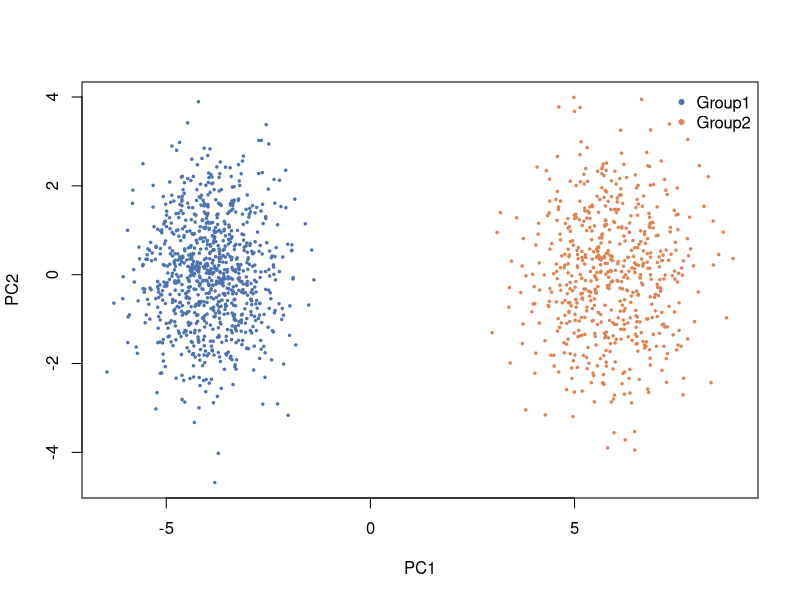
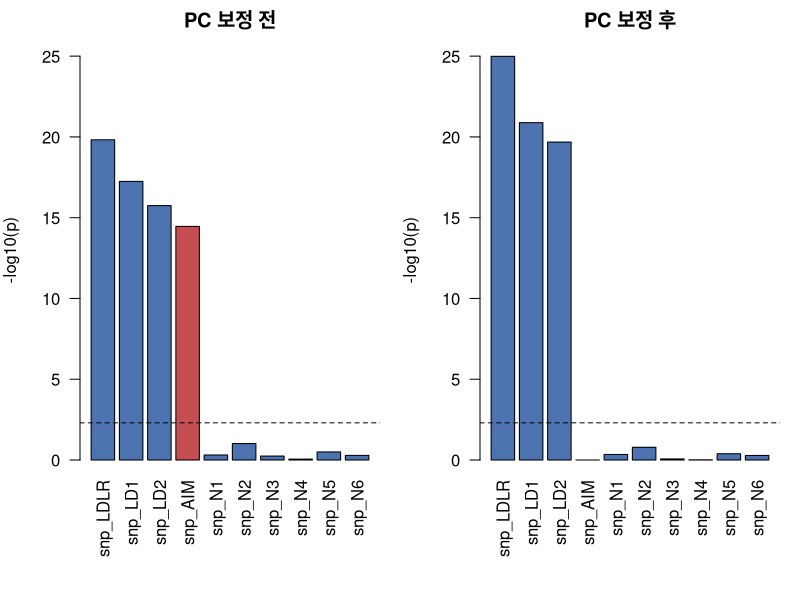
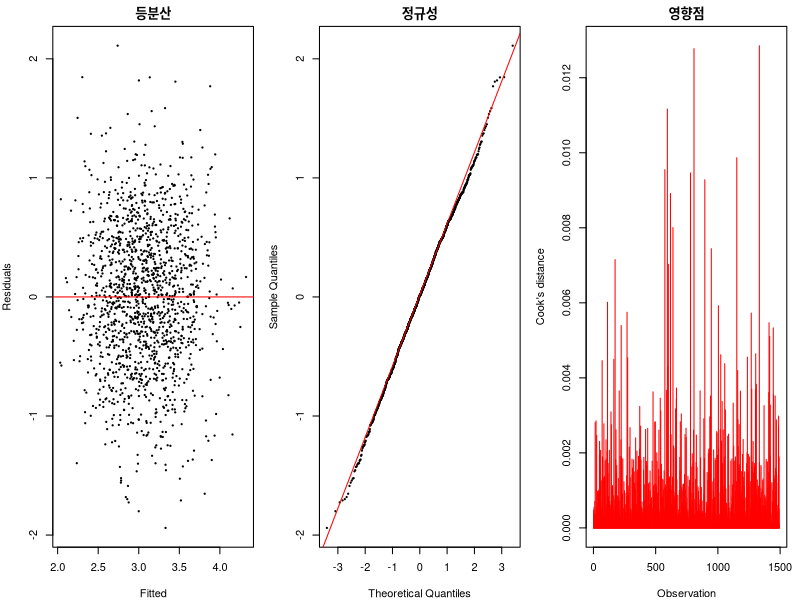
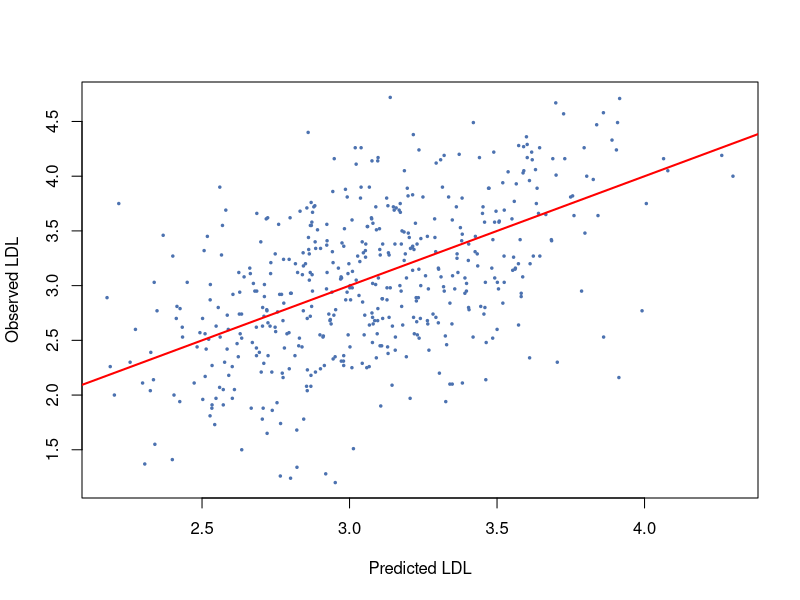

The R source for these figures, in order:
## ---- chunk 1
#| label: setup
#| include: false
gw <- read.csv("data/gwas_cohort.csv")
gw$pop <- factor(gw$pop)
gwc <- subset(gw, fh_carrier == 0)
## ---- chunk 2
#| label: load
gw <- read.csv("data/gwas_cohort.csv")
gw$pop <- factor(gw$pop)
gwc <- subset(gw, fh_carrier == 0)       # 3-III에서 제외한 FH 보인자
table(gwc$pop)
## ---- chunk 3
#| label: eda-maf
## 집단별 대립유전자 빈도 (MAF)
snps <- c("snp_LDLR", "snp_LD1", "snp_LD2", "snp_AIM",
          paste0("snp_N", 1:6))
maf <- sapply(snps, function(s) tapply(gwc[[s]], gwc$pop, mean) / 2)
round(maf, 3)
## ---- chunk 4
#| label: eda-ldl
## 집단별 형질 평균
round(tapply(gwc$ldl, gwc$pop, mean), 3)
## ---- chunk 5
#| label: eda-pc
#| fig-cap: "주성분으로 본 집단 구조 — 조상정보 마커 200개의 PC1, PC2"
plot(gwc$PC1, gwc$PC2, col = c("#4c72b0", "#dd8452")[gwc$pop],
     pch = 20, cex = 0.5, xlab = "PC1", ylab = "PC2")
legend("topright", legend = levels(gwc$pop), bty = "n",
       col = c("#4c72b0", "#dd8452"), pch = 20)
## ---- chunk 6
#| label: pc1-pop
## PC1이 집단 라벨을 얼마나 잘 대신하는가
round(tapply(gwc$PC1, gwc$pop, mean), 3)
summary(lm(PC1 ~ pop, data = gwc))$r.squared
## ---- chunk 7
#| label: aim-marginal
## (a) marginal — SNP 하나만
summary(lm(ldl ~ snp_AIM, data = gwc))$coef
## ---- chunk 8
#| label: aim-cov
## (b) 임상 공변량만 보정
summary(lm(ldl ~ snp_AIM + age + sex + bmi, data = gwc))$coef
## ---- chunk 9
#| label: aim-pc
## (c) 주성분까지 보정
m_aim <- lm(ldl ~ snp_AIM + age + sex + bmi + PC1 + PC2 + PC3 + PC4,
            data = gwc)
summary(m_aim)$coef
## ---- chunk 10
#| label: aim-pop
## (d) 참고 — 집단 라벨을 직접 넣으면
summary(lm(ldl ~ snp_AIM + age + sex + bmi + pop, data = gwc))$coef
## ---- chunk 11
#| label: ldlr-pc
## 참으로 인과인 SNP는 보정해도 살아남는다
co1 <- summary(lm(ldl ~ snp_LDLR + age + sex + bmi,
                  data = gwc))$coef["snp_LDLR", ]
co2 <- summary(lm(ldl ~ snp_LDLR + age + sex + bmi +
                    PC1 + PC2 + PC3 + PC4,
                  data = gwc))$coef["snp_LDLR", ]
round(rbind(`PC 보정 전` = co1, `PC 보정 후` = co2), 5)
## ---- chunk 12
#| label: scan
## SNP 10개를 하나씩 검정 (GWAS의 기본 형태)
scan1 <- function(s, extra = "") {
  f <- as.formula(paste("ldl ~", s, "+ age + sex + bmi", extra))
  summary(lm(f, data = gwc))$coef[s, c(1, 4)]
}
before <- t(sapply(snps, scan1))
after  <- t(sapply(snps, scan1, extra = "+ PC1 + PC2 + PC3 + PC4"))
res <- data.frame(
  beta_before = round(before[, 1], 4), p_before = before[, 2],
  beta_after  = round(after[, 1], 4),  p_after  = after[, 2])
res$rank_before <- rank(res$p_before)
res$rank_after  <- rank(res$p_after)
res[order(res$p_before), ]
## ---- chunk 13
#| label: manhattan
#| fig-cap: "보정 전후 p-value — GWAS의 Manhattan plot에 해당"
#| fig-width: 8
#| fig-height: 4
op <- par(mfrow = c(1, 2), mar = c(7, 4, 2, 1))
for (k in c("p_before", "p_after")) {
  bp <- barplot(-log10(res[[k]]), names.arg = rownames(res),
                las = 2, ylim = c(0, 26), ylab = "-log10(p)",
                main = ifelse(k == "p_before", "PC 보정 전", "PC 보정 후"),
                col = ifelse(rownames(res) == "snp_AIM",
                             "#c44e52", "#4c72b0"))
  abline(h = -log10(0.05 / 10), lty = 2)   # Bonferroni
}
par(op)
## ---- chunk 14
#| label: rank-indiv
## 이번에는 FH 보인자를 포함한 전체 코호트로 (보인자를 모른다고 가정)
mfit <- lm(ldl ~ snp_LDLR + age + sex + bmi + PC1, data = gw)
r <- rstandard(mfit)
o <- order(r, decreasing = TRUE)[1:10]
data.frame(iid = gw$iid[o], ldl = gw$ldl[o],
           rstd = round(r[o], 2), fh = gw$fh_carrier[o],
           row.names = NULL)
## ---- chunk 15
#| label: rank-raw
## 비교 — 보정 없이 LDL 원값으로만 줄 세우면
o2 <- order(gw$ldl, decreasing = TRUE)[1:10]
data.frame(iid = gw$iid[o2], ldl = gw$ldl[o2],
           fh = gw$fh_carrier[o2], row.names = NULL)
## ---- chunk 16
#| label: fit-assess
#| fig-cap: "PC 보정 모형의 진단 플롯"
#| fig-width: 9
#| fig-height: 3.5
m_final <- lm(ldl ~ snp_LDLR + age + sex + bmi +
                PC1 + PC2 + PC3 + PC4, data = gwc)
op <- par(mfrow = c(1, 3), mar = c(4, 4, 2, 1))
plot(fitted(m_final), residuals(m_final), pch = 20, cex = 0.4,
     xlab = "Fitted", ylab = "Residuals", main = "등분산")
abline(h = 0, col = "red")
qqnorm(residuals(m_final), pch = 20, cex = 0.4, main = "정규성")
qqline(residuals(m_final), col = "red")
plot(cooks.distance(m_final), type = "h", col = "red",
     ylab = "Cook's distance", xlab = "Observation",
     main = "영향점")
par(op)
## ---- chunk 17
#| label: fit-summary
summary(m_final)$coef
c(sigma = summary(m_final)$sigma,
  R2 = summary(m_final)$r.squared,
  adjR2 = summary(m_final)$adj.r.squared)
## ---- chunk 18
#| label: factor-fit
gwc$geno <- factor(gwc$snp_LDLR, levels = 0:2,
                   labels = c("AA", "AB", "BB"))
table(gwc$geno)

m_geno <- lm(ldl ~ geno + age + sex + bmi + PC1, data = gwc)
summary(m_geno)$coef
## ---- chunk 19
#| label: additive-fit
m_add <- lm(ldl ~ snp_LDLR + age + sex + bmi + PC1, data = gwc)
summary(m_add)$coef["snp_LDLR", ]
## ---- chunk 20
#| label: additivity-test
anova(m_add, m_geno)
## ---- chunk 21
#| label: dummy-by-hand
d_AB <- as.integer(gwc$geno == "AB")
d_BB <- as.integer(gwc$geno == "BB")
summary(lm(ldl ~ d_AB + d_BB + age + sex + bmi + PC1,
           data = gwc))$coef[1:3, ]
## ---- chunk 22
#| label: no-intercept
summary(lm(ldl ~ geno, data = gwc))$coef        # baseline = AA
summary(lm(ldl ~ geno - 1, data = gwc))$coef    # 각 집단 평균
round(tapply(gwc$ldl, gwc$geno, mean), 4)
## ---- chunk 23
#| label: chisq-aim
tb <- table(gwc$snp_AIM, gwc$pop)
tb
chisq.test(tb)
## ---- chunk 24
#| label: chisq-ldlr
tb2 <- table(gwc$snp_LDLR, gwc$pop)
tb2
chisq.test(tb2)
## ---- chunk 25
#| label: split
set.seed(1)
idx <- sample(nrow(gwc), 1000)
tr <- gwc[idx, ]                          # 훈련
te <- gwc[-idx, ]                         # 검정
c(train = nrow(tr), test = nrow(te))
## ---- chunk 26
#| label: prs-weights
w <- sapply(snps, function(s) {
  f <- as.formula(paste("ldl ~", s, "+ age + sex + bmi + PC1"))
  summary(lm(f, data = tr))$coef[s, c(1, 4)]
})
round(t(w), 4)

keep <- snps[w[2, ] < 0.05]
keep
## ---- chunk 27
#| label: prs-build
prs <- function(d) {
  as.numeric(as.matrix(d[, keep, drop = FALSE]) %*% w[1, keep])
}
tr$prs <- prs(tr)
te$prs <- prs(te)
summary(te$prs)
## ---- chunk 28
#| label: prs-model
m_cov <- lm(ldl ~ age + sex + bmi + PC1, data = tr)
m_prs <- lm(ldl ~ prs + age + sex + bmi + PC1, data = tr)
summary(m_prs)$coef
## ---- chunk 29
#| label: prs-accuracy
acc <- function(m) {
  p <- predict(m, te)
  c(RMSE = sqrt(mean((te$ldl - p)^2)),
    cor  = cor(te$ldl, p),
    R2   = 1 - sum((te$ldl - p)^2) / sum((te$ldl - mean(te$ldl))^2))
}
round(rbind(`공변량만` = acc(m_cov), `공변량 + PRS` = acc(m_prs)), 4)
## ---- chunk 30
#| label: prs-optimism
c(train_R2 = summary(m_prs)$r.squared, test_R2 = acc(m_prs)["R2"])
## ---- chunk 31
#| label: prs-plot
#| fig-cap: "검정자료에서의 관측값 vs 예측값"
p <- predict(m_prs, te)
plot(p, te$ldl, pch = 20, cex = 0.5, col = "#4c72b0",
     xlab = "Predicted LDL", ylab = "Observed LDL")
abline(0, 1, col = "red", lwd = 2)
## ---- chunk 32
#| label: prs-pruned
## 선택된 SNP 3개는 사실상 같은 신호 (3-III의 LD 블록)
round(cor(tr[, keep]), 3)

## 대표 SNP 하나만으로 만든 PRS와 비교
tr$prs1 <- w[1, "snp_LDLR"] * tr$snp_LDLR
te$prs1 <- w[1, "snp_LDLR"] * te$snp_LDLR
m_prs1 <- lm(ldl ~ prs1 + age + sex + bmi + PC1, data = tr)

acc1 <- function(m, v) {
  p <- predict(m, te)
  c(RMSE = sqrt(mean((te$ldl - p)^2)), cor = cor(te$ldl, p))
}
round(rbind(`SNP 3개` = acc1(m_prs), `대표 SNP 1개` = acc1(m_prs1)), 4)
## ---- chunk 33
#| label: pi-coverage
pi <- predict(m_prs, te, interval = "prediction")
c(coverage = mean(te$ldl >= pi[, "lwr"] & te$ldl <= pi[, "upr"]),
  mean_width = mean(pi[, "upr"] - pi[, "lwr"]))

ci <- predict(m_prs, te, interval = "confidence")
c(CI_width = mean(ci[, "upr"] - ci[, "lwr"]),
  PI_width = mean(pi[, "upr"] - pi[, "lwr"]))
